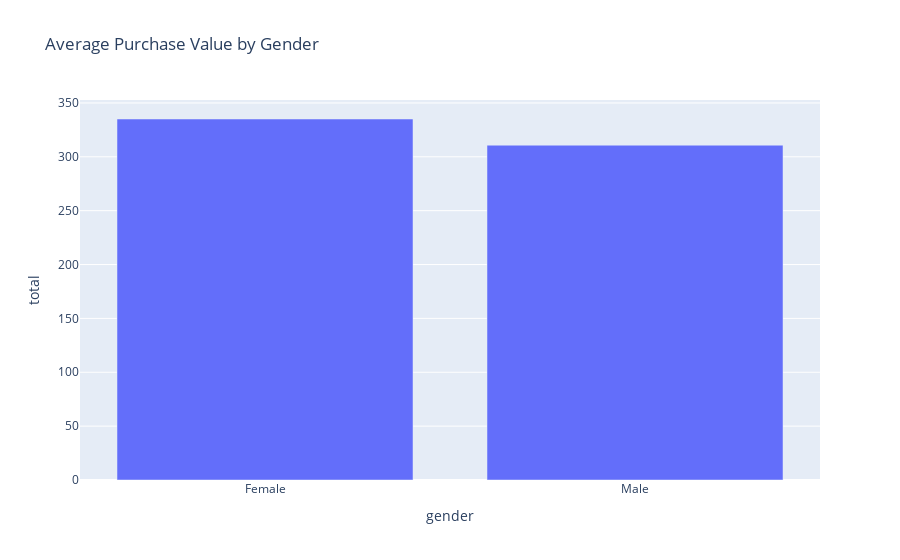

Source (notebook cell):
### Markdown cell above
Average Purchase Value by Gender

### Code cell
avg_purchase = df.groupby("gender")["total"].mean().reset_index()
fig = px.bar(avg_purchase, x="gender", y="total", title="Average Purchase Value by Gender")
fig.show()

### Figure 1 — Plotly figure (JSON) as saved in the notebook; plotly's stock layout.template omitted (floating-point values rounded to 4 significant figures)
{"data": [{"hovertemplate": "gender=%{x}<br>total=%{y}<extra></extra>", "legendgroup": "", "marker": {"color": "#636efa", "pattern": {"shape": ""}}, "name": "", "orientation": "v", "showlegend": false, "textposition": "auto", "type": "bar", "x": ["Female", "Male"], "xaxis": "x", "y": [335.1, 310.8], "yaxis": "y"}], "layout": {"barmode": "relative", "legend": {"tracegroupgap": 0}, "title": {"text": "Average Purchase Value by Gender"}, "xaxis": {"anchor": "y", "domain": [0, 1], "title": {"text": "gender"}}, "yaxis": {"anchor": "x", "domain": [0, 1], "title": {"text": "total"}}}}
